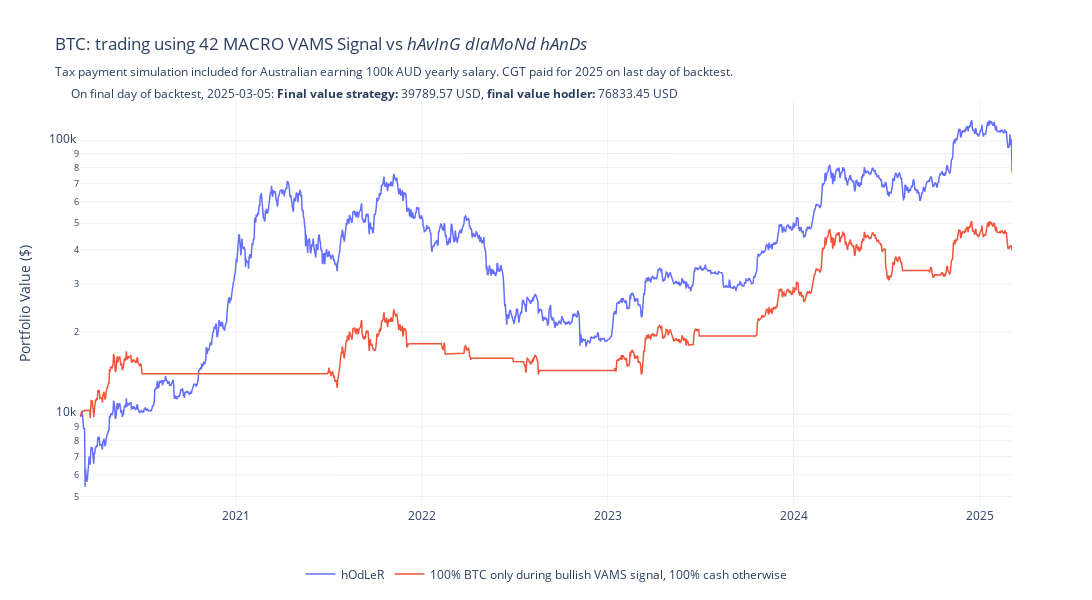

The code cell stored with this chart in its notebook:
### Code cell
# "NoTaxCalc": less_ords, "1 BT per FY (no tax)": pfnotax, "1 BT per FY (taxed)": pftax,
title = f"BTC: trading using 42 MACRO VAMS Signal vs <i>hAvInG dIaMoNd hAnDs</i><br><sub>Tax payment simulation included for Australian earning 100k AUD yearly salary. CGT paid for 2025 on last day of backtest.</sub><br>\
    <sub>On final day of backtest, 2025-03-05: <b>Final value strategy: </b>{pftax.value().iloc[-1]:.2f} USD, <b>final value hodler: </b>{hodler_final_val_series.iloc[-1]:.2f} USD</sub>"
compfig = taxCalcs.plot_portfolios({"hOdLeR": hodler_final_val_series, "100% BTC only during bullish VAMS signal, 100% cash otherwise": pftax.value()},
                                   title = title, return_fig = True)#"BTC: trading using 42 MACRO VAMS Signal vs hAvInG dIaMoNd hAnDs")
compfig.show()

### Figure 1 — Plotly figure (JSON) as saved in the notebook; plotly's stock layout.template omitted (floating-point values rounded to 4 significant figures; data arrays with more than 128 entries replaced by an {"elided": "..."} marker saying what was removed)
{"data": [{"line": {"width": 1.5}, "mode": "lines", "name": "hOdLeR", "type": "scatter", "x": {"elided": "1831 str values"}, "y": {"elided": "1831 float values"}}, {"line": {"width": 1.5}, "mode": "lines", "name": "100% BTC only during bullish VAMS signal, 100% cash otherwise", "type": "scatter", "x": {"elided": "1831 str values"}, "y": {"elided": "1831 float values"}}], "layout": {"height": 600, "hovermode": "x unified", "legend": {"orientation": "h", "x": 0.5, "xanchor": "center", "y": -0.2, "yanchor": "bottom"}, "showlegend": true, "title": {"text": "BTC: trading using 42 MACRO VAMS Signal vs <i>hAvInG dIaMoNd hAnDs</i><br><sub>Tax payment simulation included for Australian earning 100k AUD yearly salary. CGT paid for 2025 on last day of backtest.</sub><br>    <sub>On final day of backtest, 2025-03-05: <b>Final value strategy: </b>39789.57 USD, <b>final value hodler: </b>76833.45 USD</sub>"}, "width": 1200, "yaxis": {"title": {"text": "Portfolio Value ($)"}, "type": "log"}}}
